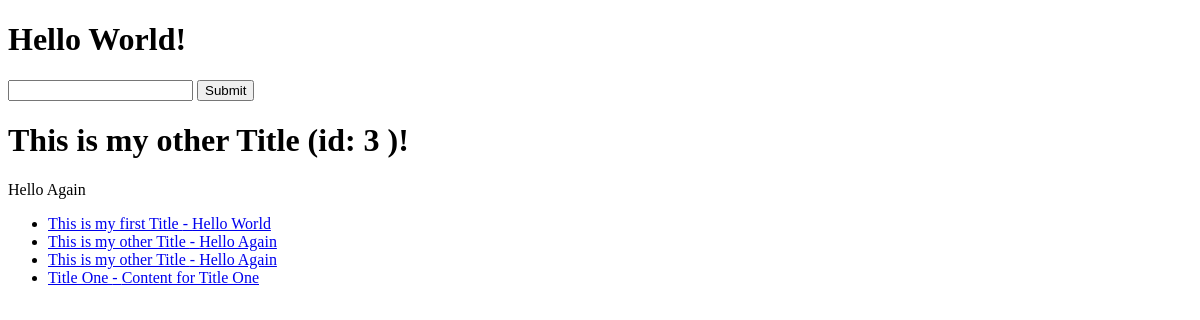
Before: / with the older database file.
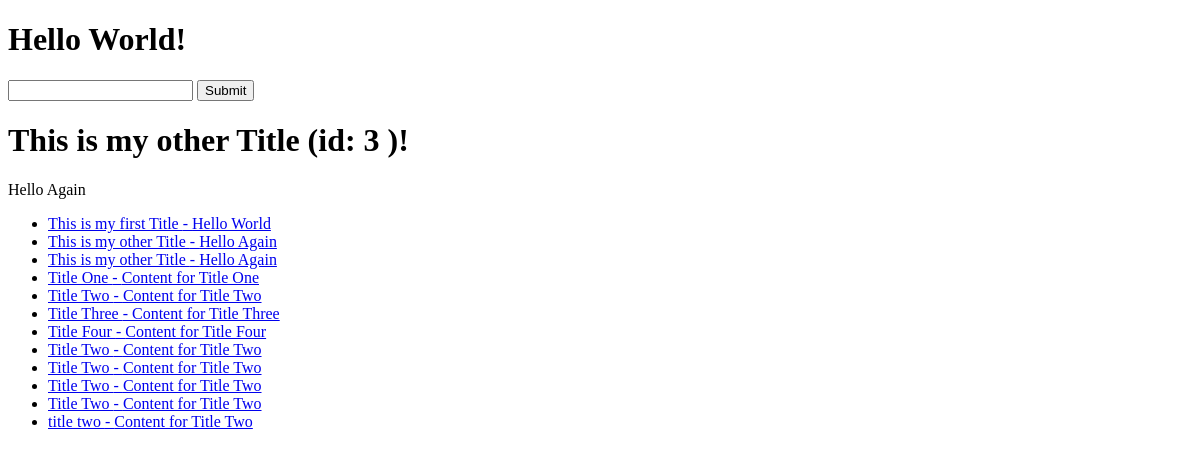
After: the same page with the newer database file.
### articles/models.py (models this page shows)
class Articles(models.Model):
    title = models.TextField()
    content = models.TextField()

### trydjango/views.py (the view)
# urls.py: path('', home_view),
def home_view(request, *args, **kwargs):
    random_id = random.randint(1,4)
    article_obj = Articles.objects.get(id=random_id)
    article_queryset = Articles.objects.all()
    context = {
        "object_list": article_queryset,
        "object": article_obj,
        "id": article_obj.id,
        "title": article_obj.title,
        "content": article_obj.content
    }
    HTML_STRING = render_to_string("home-view.html", context=context)
    return HttpResponse(HTML_STRING)

### templates/home-view.html
{% extends "base.html" %}
{% block content %}
<h1>{{ object.title }} (id: {{id}} )!</h1>
<p>{{ content }}</p>
<ul>
    {% for x in object_list %}
        {% if x.title %}
            <li><a href="/articles/{{x.id}}">{{ x.title }} - {{ x.content }}</a></li>
        {% endif %}
    {% endfor %}
</ul>
{% endblock %}

### templates/base.html (shortened to what this page needs)
<!DOCTYPE html>
<html lang="en">
<head>
</head>
<body>
    <h1>Hello World!</h1>
    <form action="/articles/" method="get">
        <input type="text" name="q">
        <input type="submit">
    </form>
    {% block content %}
    {% endblock %}
</body>
</html>

Changed rows visible on the page:
added Articles: title "Title Two", content "Content for Title Two"
added Articles: title "Title Three", content "Content for Title Three"
added Articles: title "Title Four", content "Content for Title Four"
added Articles: title "Title Two", content "Content for Title Two"
added Articles: title "Title Two", content "Content for Title Two"
added Articles: title "Title Two", content "Content for Title Two"
added Articles: title "Title Two", content "Content for Title Two"
added Articles: title "title two", content "Content for Title Two"
